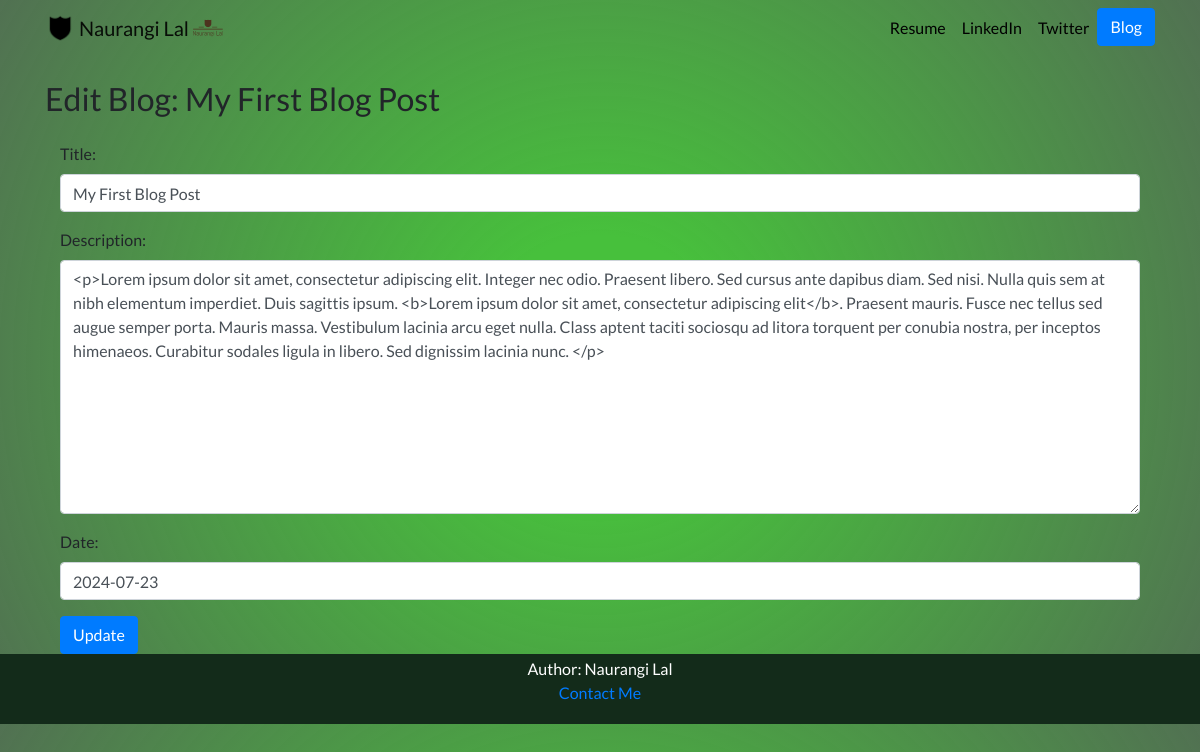
The page /blog/edit/10/ on the database its author committed.
### blog/models.py (models this page shows, shortened)
class Blog(models.Model):
    title = models.CharField(max_length=200)
    description = models.TextField()
    date = models.DateField()

### blog/views.py (the view)
# urls.py: path('edit/<int:blog_id>/', views.edit_blog, name='blog_edit'),
def edit_blog(request, blog_id):
    blog = get_object_or_404(Blog, pk=blog_id)
    if request.method == 'POST':
        form = BlogForm(request.POST, instance=blog)
        if form.is_valid():
            form.save()
            return redirect('detail', blog_id=blog.id)
    else:
        form = BlogForm(instance=blog)
    return render(request, 'blog/edit_blog.html', {'form': form, 'blog': blog})

### blog/forms.py
class BlogForm(forms.ModelForm):
    class Meta:
        model = Blog
        fields = ['title', 'description', 'date']
    def __init__(self, *args, **kwargs):
        super(BlogForm, self).__init__(*args, **kwargs)
        for field in self.fields.values():
            field.widget.attrs.update({'class': 'form-control'})

### blog/templates/blog/edit_blog.html (shortened to what this page needs)
{% extends "portfolio/base.html" %}
{% block content %}
<h2 class="my-4">Edit Blog: {{ blog.title }}</h2>
<form method="POST" class="container">
    <div class="form-group">
        {{ form.as_p }}
    </div>
    <button type="submit" class="btn btn-primary">Update</button>
</form>
{% endblock %}

### portfolio/static/portfolio/custom.css (style rules this page uses)
body { font-family: 'Lato', sans-serif; background: radial-gradient(circle, rgb(71, 192, 60) 18%, rgba(46, 84, 47, 0.83) 100%); }

### rows shown on the page
Blog: title "My First Blog Post", description "<p>Lorem ipsum dolor sit amet, consectetur adipiscing elit. Integer nec odio. Praesent libero. Sed cursus ante dapibus diam. Sed nisi. Nulla quis sem at nibh elementum imperdiet. Duis sagittis ipsum. <b>Lorem ipsum dolor sit amet, consectetur adipiscing elit</b>. Praesent mauris. Fusce nec tellus sed augue semper porta. Mauris massa. Vestibulum lacinia arcu eget nulla. Class aptent taciti sociosqu ad litora torquent per conubia nostra, per inceptos himenaeos. Curabitur sodales ligula in libero. Sed dignissim lacinia nunc. </p>", date "2024-07-23"
